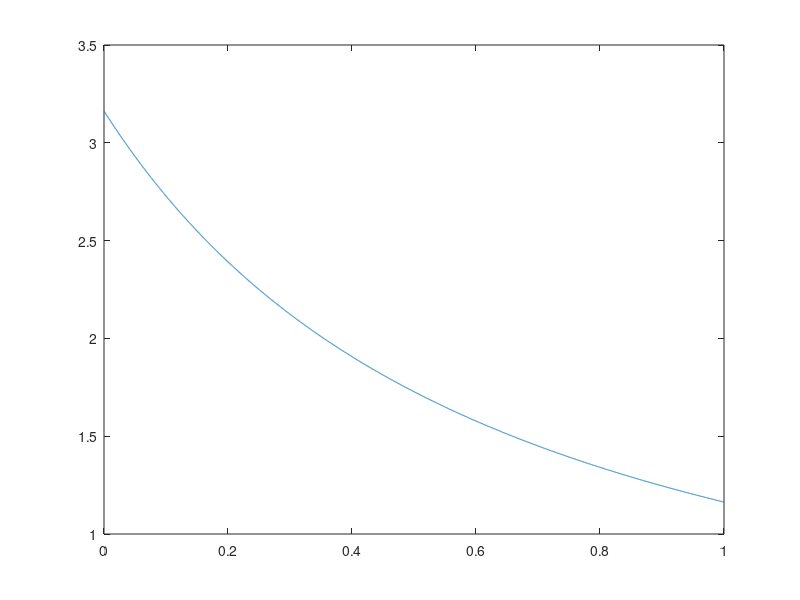

This chart was generated by the following MATLAB code: (Note: this script raises an error after producing the figure.)
k = 100; m =10; %system values
x0 = 0; v0 = 10; %initial values
x1 = 2; %desired response

%Calculations to solve for damping ratio graphically
wn = sqrt(k/m);
zeta = [0:0.0001:1];
A = (v0/wn) .* exp(-(zeta./sqrt(1-zeta.^2)).*atan(sqrt(1-zeta.^2)./zeta));

%Graphing relationship between damping ratio and amplitude
figure(1)
plot(zeta,A);
yline(2);
xline(zeta(3546));
title('Solving for Damping Ratio, Grid Search Method');
ylabel('Amplitude (mm)');
xlabel('Damping Ratio');

%Indexing damping ratio as a constant to graph response plot
zeta1 = zeta(3546);
wd = wn * sqrt(1-zeta1^2);
A1 = (1/wd) .* sqrt((v0 + zeta1*wn*x0)^2 + (x0*wd)^2);
t = [0:0.01:5];
phi = atan((x0 * wd)/(v0 + zeta1 * wn * x0));
x = A1 .* exp(-zeta1 .* wn .* t) .* sin(wd .* t + phi);
envelope1 = A1 .* exp(-zeta1 .* wn .* t);
envelope2 = -A1 .* exp(-zeta1 .* wn .* t);

%Plotting damped response from zero to five seconds
figure(2)
hold on
plot(t,x);
plot(t,envelope1,'r--');
plot(t,envelope2,'r--');
title('Vibrating Response of an Underdamped System');
xlabel('Time (s)');
ylabel('Displacement (mm)');
legend('Damped System','Envelope','Envelope');
